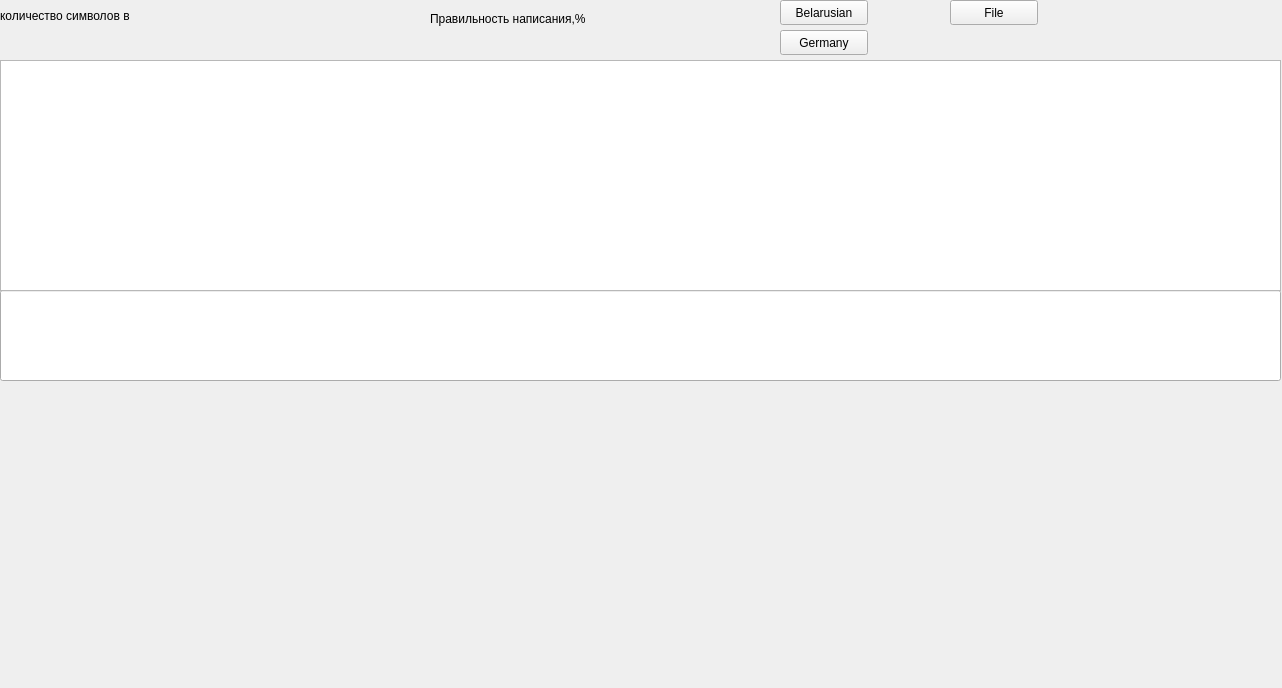
<?xml version="1.0" encoding="UTF-8"?>
<ui version="4.0">
 <class>MainWindow</class>
 <widget class="QMainWindow" name="MainWindow">
  <property name="geometry">
   <rect>
    <x>0</x>
    <y>0</y>
    <width>1282</width>
    <height>688</height>
   </rect>
  </property>
  <property name="windowTitle">
   <string>MainWindow</string>
  </property>
  <widget class="QWidget" name="centralwidget">
   <widget class="QLabel" name="label_ClavaB">
    <property name="geometry">
     <rect>
      <x>10</x>
      <y>380</y>
      <width>1271</width>
      <height>301</height>
     </rect>
    </property>
    <property name="text">
     <string/>
    </property>
    <property name="pixmap">
     <pixmap>../../../01.png</pixmap>
    </property>
   </widget>
   <widget class="QLineEdit" name="lineEdit">
    <property name="geometry">
     <rect>
      <x>0</x>
      <y>290</y>
      <width>1281</width>
      <height>91</height>
     </rect>
    </property>
   </widget>
   <widget class="QTextEdit" name="textEdit">
    <property name="geometry">
     <rect>
      <x>0</x>
      <y>60</y>
      <width>1281</width>
      <height>231</height>
     </rect>
    </property>
    <property name="html">
     <string>&lt;!DOCTYPE HTML PUBLIC &quot;-//W3C//DTD HTML 4.0//EN&quot; &quot;http://www.w3.org/TR/REC-html40/strict.dtd&quot;&gt;
&lt;html&gt;&lt;head&gt;&lt;meta name=&quot;qrichtext&quot; content=&quot;1&quot; /&gt;&lt;meta charset=&quot;utf-8&quot; /&gt;&lt;style type=&quot;text/css&quot;&gt;
p, li { white-space: pre-wrap; }
hr { height: 1px; border-width: 0; }
li.unchecked::marker { content: &quot;\2610&quot;; }
li.checked::marker { content: &quot;\2612&quot;; }
&lt;/style&gt;&lt;/head&gt;&lt;body style=&quot; font-family:'Ubuntu'; font-size:11pt; font-weight:400; font-style:normal;&quot;&gt;
&lt;p style=&quot;-qt-paragraph-type:empty; margin-top:0px; margin-bottom:0px; margin-left:0px; margin-right:0px; -qt-block-indent:0; text-indent:0px;&quot;&gt;&lt;br /&gt;&lt;/p&gt;&lt;/body&gt;&lt;/html&gt;</string>
    </property>
   </widget>
   <widget class="QLabel" name="label_Speed">
    <property name="geometry">
     <rect>
      <x>10</x>
      <y>30</y>
      <width>151</width>
      <height>31</height>
     </rect>
    </property>
    <property name="text">
     <string/>
    </property>
   </widget>
   <widget class="QLabel" name="label_Simbols">
    <property name="geometry">
     <rect>
      <x>0</x>
      <y>0</y>
      <width>171</width>
      <height>31</height>
     </rect>
    </property>
    <property name="text">
     <string>количество символов в </string>
    </property>
   </widget>
   <widget class="QLabel" name="label_Procent">
    <property name="geometry">
     <rect>
      <x>430</x>
      <y>10</y>
      <width>211</width>
      <height>17</height>
     </rect>
    </property>
    <property name="text">
     <string>Правильность написания,%</string>
    </property>
   </widget>
   <widget class="QLabel" name="label_Correct">
    <property name="geometry">
     <rect>
      <x>430</x>
      <y>36</y>
      <width>211</width>
      <height>21</height>
     </rect>
    </property>
    <property name="text">
     <string/>
    </property>
   </widget>
   <widget class="QPushButton" name="pushButtonBelarusian">
    <property name="geometry">
     <rect>
      <x>780</x>
      <y>0</y>
      <width>88</width>
      <height>25</height>
     </rect>
    </property>
    <property name="text">
     <string>Belarusian</string>
    </property>
   </widget>
   <widget class="QPushButton" name="pushButtonGermany">
    <property name="geometry">
     <rect>
      <x>780</x>
      <y>30</y>
      <width>88</width>
      <height>25</height>
     </rect>
    </property>
    <property name="text">
     <string>Germany</string>
    </property>
   </widget>
   <widget class="QLabel" name="label_ClavaG">
    <property name="geometry">
     <rect>
      <x>10</x>
      <y>380</y>
      <width>1271</width>
      <height>291</height>
     </rect>
    </property>
    <property name="text">
     <string/>
    </property>
    <property name="pixmap">
     <pixmap>../../../Изображения/Снимки экрана/Снимок экрана от 2024-05-21 01-02-38.png</pixmap>
    </property>
   </widget>
   <widget class="QPushButton" name="pushButton">
    <property name="geometry">
     <rect>
      <x>950</x>
      <y>0</y>
      <width>88</width>
      <height>25</height>
     </rect>
    </property>
    <property name="text">
     <string>File</string>
    </property>
   </widget>
  </widget>
 </widget>
 <resources/>
 <connections/>
</ui>
